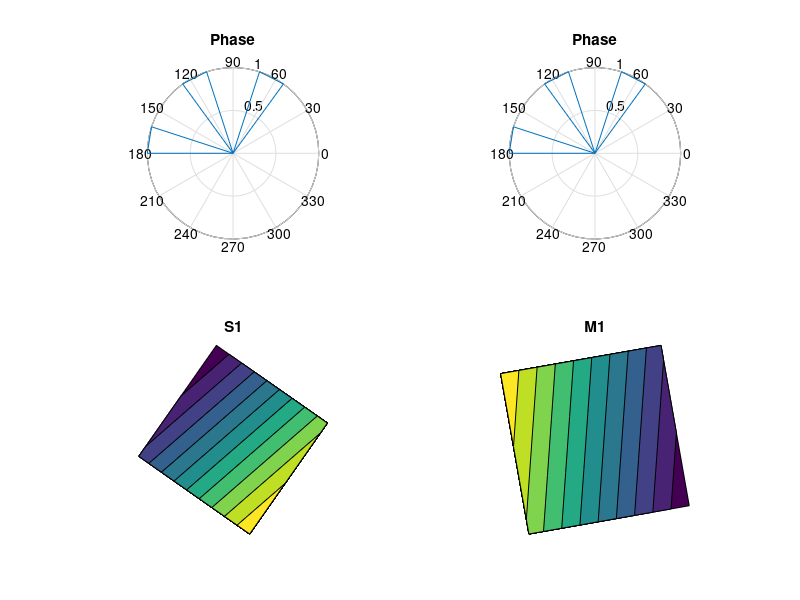

This figure's MATLAB source:
figure;

subplot(2,2,1);
rose([1 2 3]);
title('Phase');

subplot(2,2,2);
rose([1 2 3]);
title('Phase');

subplot(2,2,3);
contourf([1 2 3 4;5 6 7 8;9 10 11 12;13 14 15 16]);
title('S1')
axis vis3d
view(125,90)
axis off

subplot(2,2,4);
contourf([1 2 3 4;5 6 7 8;9 10 11 12;13 14 15 16]);
title('M1')
axis vis3d
view(-100,90)
axis off